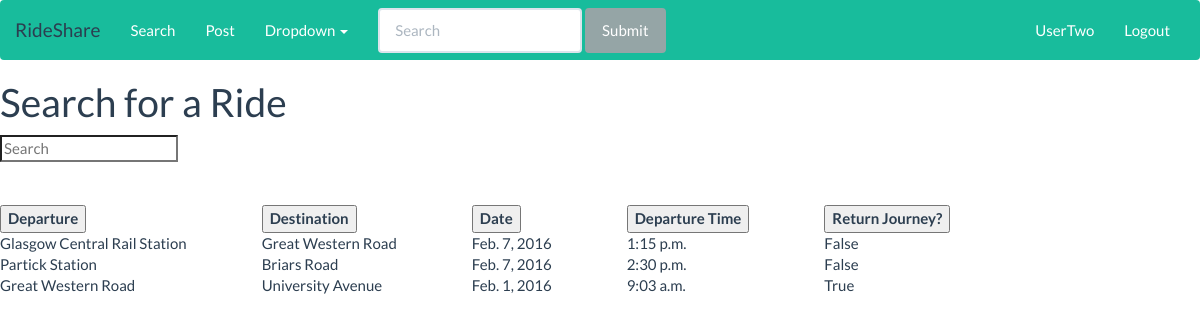
The app's page /search_ride (signed in) with its own data.
### rideshare/models.py (models this page shows)
class Journey(models.Model):
    departure = models.CharField(max_length=30)
    destination = models.CharField(max_length=30)
    travelling_date = models.DateField(null = True)
    travelling_time = models.TimeField(null = True)
    is_return = models.BooleanField(default=False)
    class Meta:
        db_table = "journey"

### rideshare/views.py (the view)
# urls.py: url(r'^search_ride', views.search_ride, name='search_ride'),
def search_ride(request):
	if request.user.is_authenticated():
		journey_list = Journey.objects.order_by('-travelling_date', 'travelling_time')
		context_dict = {'journeys': journey_list}
		return render(request, 'rideshare/searchRide.html', context_dict)
	else:
		 return HttpResponseRedirect('/rideshare/login')

### templates/rideshare/searchRide.html (shortened to what this page needs)
<!DOCTYPE html>
{% extends 'rideshare/base.html' %}
{% load staticfiles %}
{% block body_block %}
	<h1>Search for a Ride</h1>
	{% if journeys %}
	<div id="journey">
			<table>
				<tr>
					<input class="search" placeholder="Search" />
						<th><button class="sort" data-sort="departure">Departure </button></th>
						<th><button class="sort" data-sort="destination">Destination </button></th>
						<th><button class="sort" data-sort="date">Date </button></th>
						<th><button class="sort" data-sort="time">Departure Time </button></th>
						<th><button class="sort" data-sort="return">Return Journey? </button></th>
				</tr>
				<tbody class="list">
					{% for journey in journeys %}
					<tr>
							<td class="departure">{{ journey.departure }}</td>
							<td class="destination">{{ journey.destination }}</td>
							<td class="date">{{ journey.travelling_date }}</td>
							<td class="time">{{ journey.travelling_time }}</td>
							<td class="return">{{ journey.is_return }}</td>
					</tr>
					{% endfor %}
				</tbody>
			</table>
	{% else %}
		<strong>There are no journeys currently.</strong>
	{% endif %}
	</div>
{% endblock %}

### templates/rideshare/base.html (shortened to what this page needs)
<!DOCTYPE html>
<html>
    <head>
		{% load staticfiles %}
	<link rel="stylesheet" href="{% static 'rideshare/style.css' %}" />
    </head>
    <body>
		<nav class="navbar navbar-inverse">
		  <div class="container-fluid">
			<div class="navbar-header">
			  <a class="navbar-brand" href="/rideshare/">RideShare <span class="sr-only">(current)</span></a>
			</div>
			<div class="collapse navbar-collapse" id="bs-example-navbar-collapse-2">
			  <ul class="nav navbar-nav">
				<li><a href="/search_ride/">Search </a></li>
				<li><a href="/post_ride/">Post</a></li>
				<li class="dropdown">
				  <a href="#" class="dropdown-toggle" data-toggle="dropdown" role="button" aria-expanded="false">Dropdown <span class="caret"></span></a>
				</li>
			  </ul>
			  <form class="navbar-form navbar-left" role="search">
				<div class="form-group">
				  <input type="text" class="form-control" placeholder="Search">
				</div>
				<button type="submit" class="btn btn-default">Submit</button>
			  </form>
			  {% if user.is_authenticated %}
			  <ul class="nav navbar-nav navbar-right">
                <li><a>{{user.username}}</a></li>
				<li><a href="/rideshare/logout/">Logout</a></li>
			  </ul>
			  {% else %}
			  <ul class="nav navbar-nav navbar-right">
				<li><a href="/rideshare/login/">Login</a></li>
				<li><a href="/rideshare/registration/">Register</a></li>
			  </ul>
			  {% endif %}
			</div>
		  </div>
		</nav>
		<div>
			{% block body_block %}{% endblock %}
		</div>
    </body>
</html>

### records on screen
Journey: departure "Glasgow Central Rail Station", destination "Great Western Road", travelling_date "Feb. 7, 2016", travelling_time "1:15 p.m.", is_return "False"
Journey: departure "Partick Station", destination "Briars Road", travelling_date "Feb. 7, 2016", travelling_time "2:30 p.m.", is_return "False"
Journey: departure "Great Western Road", destination "University Avenue", travelling_date "Feb. 1, 2016", travelling_time "9:03 a.m.", is_return "True"

### other values on screen
{{ user.username }} "UserTwo"
